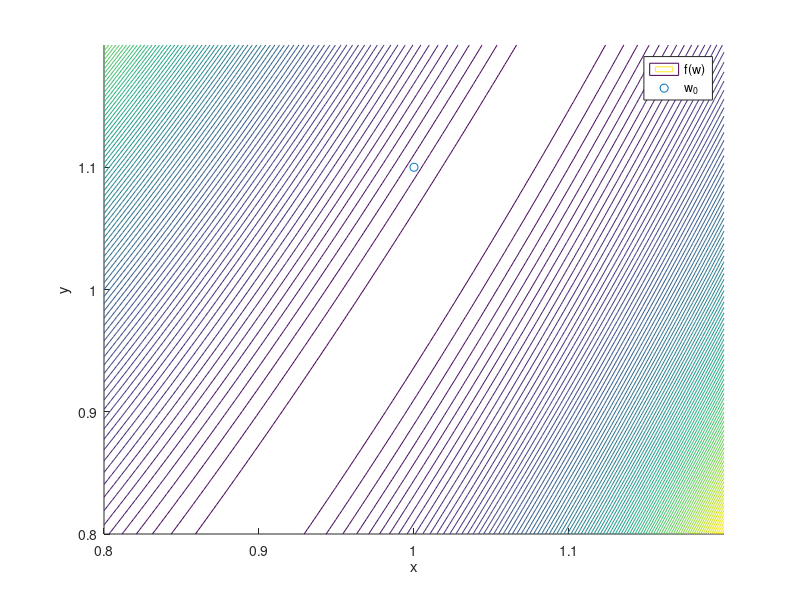

The MATLAB source for this figure: (Note: this script raises an error after producing the figure.)


f = @(x,y) (1 - x).^2 + 100 * (y - x.^2).^2 ;
w0 = [1; 1.1];
numit = 1000;

figure(1); clf; hold on;
x = linspace(.8, 1.2, 100);
[X,Y] = meshgrid(x);
contour(X,Y, f(X,Y), 100, 'DisplayName', 'f(w)');

scatter(w0(1), w0(2), 'c*', 'DisplayName', 'w_0')
axis([min(x), max(x), min(x), max(x)])
xlabel('x')
ylabel('y')
legend()


%% (b): impelment gradient and hessian
gradient = @(x)([2*(1-x(1))+100*2*(x(2)-x(1).^2)*(-2*x(1)); ...
                  200*(x(2)-x(1).^2)  ]);

hess = @(x)([(-2-400*(x(1)*(-2*x(1))+(x(2)-x(1).^2))), -400*x(1); ...
                  -400*x(1),   200  ]);




%% (c): test with two different Hessian approximations
% TODO: fill in the correct parameters (replace "NaN")
%% i) gradient desc, rho = 100
W_gd100 = newton_type(w0, gradient, @(w) 100 * eye(2), numit, 1);
plot(W_gd100(1,:), W_gd100(2,:), 'rx-', 'DisplayName', 'GD, \rho=100' )


%% gradien desc, rho = 500
W_gd500 = newton_type(w0, gradient, @(w) 500* eye(2), numit, 1);
plot( W_gd500(1,:), W_gd500(2,:), 'bo-', 'DisplayName', 'GD, \rho=500' )

%% gradien desc, rho = 550
W_gd500 = newton_type(w0, gradient, @(w) 550* eye(2), numit,1);
plot( W_gd500(1,:), W_gd500(2,:), 'ms-', 'DisplayName', 'GD, \rho=550' )


%% exact hessian

W_eh = newton_type(w0, gradient, @(w) hess(w), numit, 0);
plot( W_eh(1,:), W_eh(2,:), 'k^-', 'DisplayName', 'exact Hessian' )


%% plot of convergence speed
figure(2); clf; hold on;
xopt = [1;1];                               % true minimizer
plot(0:numit, log10(max(abs(W_gd500 - xopt))))
plot(0:numit, log10(max(abs(W_eh - xopt))))
legend('GD, \rho=500', 'exact hessian')
xlabel('iteration k')
ylabel('log ||w_k - w^* ||_\infty')

% (d): now use Casadi
import casadi.*
% TODO: calculate gradient, hessian via Casadi
w = MX.sym('w',2);
f_expr = f(w(1),w(2));
f_cas = Function('f_cas', {w}, {f_expr});
grad_cas =  Function('grad_cas', {w}, {gradient(w)});
grad_cas = returntypes('full',grad_cas);
hess_cas =  Function('hess_cas', {w}, {hessian(w)});
hess_cas = returntypes('full',hess_cas);

% exact hessian
% TODO: fill in the correct parameters (replace "NaN")
W_cas = newton_type(w0, grad_cas, hess_cas, numit,0);

figure(1)
plot(W_cas(1,:), W_cas(2,:), 'gv-','DisplayName', 'exact Hessian, casadi');